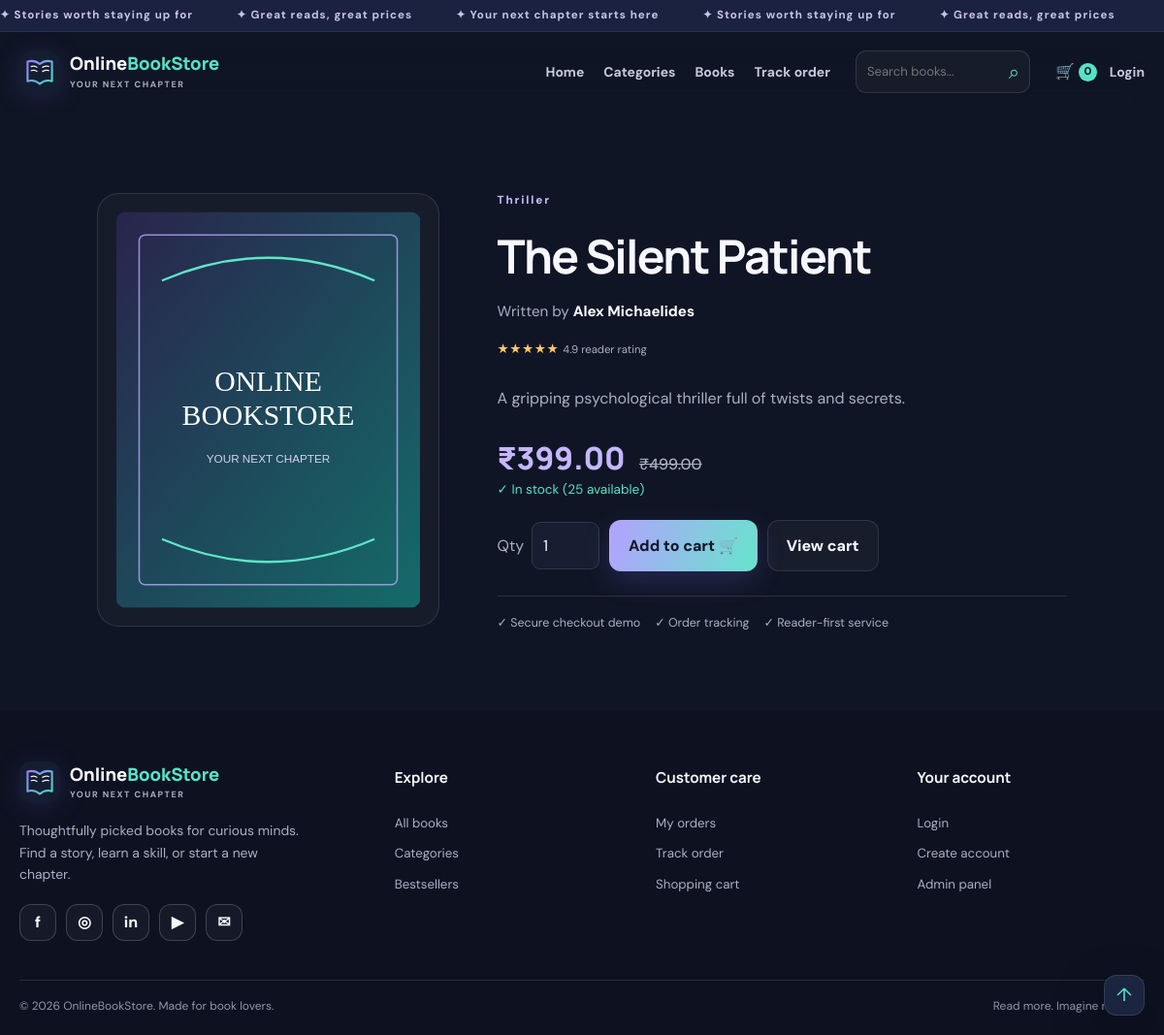
Page /book.php?id=1 on the committed database.
### tables this page shows
CREATE TABLE books (
  id INT AUTO_INCREMENT PRIMARY KEY,
  category_id INT DEFAULT NULL,
  title VARCHAR(180) NOT NULL,
  author VARCHAR(160) NOT NULL,
  description TEXT,
  price DECIMAL(10,2) NOT NULL DEFAULT 0,
  old_price DECIMAL(10,2) DEFAULT NULL,
  cover VARCHAR(500) DEFAULT NULL,
  stock INT NOT NULL DEFAULT 0,
  is_featured TINYINT(1) NOT NULL DEFAULT 0,
  created_at TIMESTAMP DEFAULT CURRENT_TIMESTAMP,
  FOREIGN KEY (category_id) REFERENCES categories(id) ON DELETE SET NULL
);

CREATE TABLE categories (
  id INT AUTO_INCREMENT PRIMARY KEY,
  name VARCHAR(100) NOT NULL UNIQUE,
  slug VARCHAR(120) NOT NULL UNIQUE,
  description VARCHAR(255) DEFAULT NULL
);

### config/config.php (called while the page is built, shortened)
<?php
function e($value) { return htmlspecialchars((string)$value, ENT_QUOTES, 'UTF-8'); }
function money($amount) { return '₹' . number_format((float)$amount, 2); }

### book.php (the view, shortened to what this page needs)
<?php
require_once __DIR__ . '/config/config.php';
$id = filter_input(INPUT_GET, 'id', FILTER_VALIDATE_INT);
$stmt = $pdo->prepare("SELECT b.*,c.name AS category_name FROM books b LEFT JOIN categories c ON c.id=b.category_id WHERE b.id=?");
$stmt->execute([$id ?: 0]); $book = $stmt->fetch();
include __DIR__ . '/includes/header.php';
?>
<main class="container section">
<?php if (!$book): ?><div class="empty-state"><h1>Book not found</h1><a class="btn btn-primary" href="index.php">Back to books</a></div>
<?php else: ?>
<div class="product-detail reveal"><div class="detail-cover"><img src="<?= e($book['cover'] ?: 'assets/img/book-placeholder.svg') ?>" alt="<?= e($book['title']) ?>" onerror="this.onerror=null;this.src='assets/img/book-placeholder.svg'"></div><div class="detail-copy"><span class="eyebrow"><?= e($book['category_name'] ?? 'BOOK') ?></span><h1><?= e($book['title']) ?></h1><p class="byline">Written by <strong><?= e($book['author']) ?></strong></p><div class="rating">★★★★★ <small>4.9 reader rating</small></div><p class="detail-description"><?= nl2br(e($book['description'] ?? 'A great addition to your bookshelf.')) ?></p><div class="detail-price"><?= money($book['price']) ?> <?php if ($book['old_price']): ?><del><?= money($book['old_price']) ?></del><?php endif; ?></div><p class="stock-line"><?= (int)$book['stock'] > 0 ? '✓ In stock (' . (int)$book['stock'] . ' available)' : 'Currently out of stock' ?></p><form action="cart.php" method="post" class="detail-actions"><input type="hidden" name="csrf_token" value="<?= e(csrf_token()) ?>"><input type="hidden" name="action" value="add"><input type="hidden" name="book_id" value="<?= (int)$book['id'] ?>"><label>Qty <input type="number" name="quantity" min="1" max="<?= max(1,(int)$book['stock']) ?>" value="1"></label><button class="btn btn-primary" type="submit" <?= (int)$book['stock'] < 1 ? 'disabled' : '' ?>>Add to cart 🛒</button><a class="btn btn-outline" href="cart.php">View cart</a></form><div class="detail-perks"><span>✓ Secure checkout demo</span><span>✓ Order tracking</span><span>✓ Reader-first service</span></div></div></div>
<?php endif; ?></main>
<?php include __DIR__ . '/includes/footer.php'; ?>

### assets/css/style.css (style rules this page uses)
:root { --bg:#101525;--panel:#171e31;--panel2:#1c2540;--text:#f7f7ff;--muted:#a8b0c5;--purple:#a08aff;--mint:#56e3c5;--line:rgba(255,255,255,.11);--radius:20px;--shadow:0 20px 60px rgba(0,0,0,.22) }
* { box-sizing:border-box }
html { scroll-behavior:smooth;scroll-padding-top:100px }
body { margin:0;background:var(--bg);color:var(--text);font-family:'DM Sans',sans-serif;line-height:1.6;overflow-x:hidden }
img { max-width:100%;display:block }
a { color:inherit;text-decoration:none }
button,input,select,textarea { font:inherit }
button,a { -webkit-tap-highlight-color:transparent }
button { cursor:pointer }
.container { width:min(1160px,calc(100% - 40px));margin-inline:auto }
.section { padding-top:76px;padding-bottom:80px }
.eyebrow { display:inline-flex;align-items:center;gap:9px;font-size:.73rem;font-weight:800;letter-spacing:.16em;color:#c5b9ff }
h1,h2,h3,p { margin-top:0 }
h1,h2,h3 { font-family:Manrope,sans-serif;line-height:1.16;letter-spacing:-.035em }
h1 { font-size:clamp(2.6rem,5.5vw,4.7rem);margin:18px 0 }
p { color:var(--muted) }
.btn { display:inline-flex;align-items:center;justify-content:center;gap:10px;border:1px solid transparent;border-radius:12px;padding:13px 19px;font-weight:800;transition:transform .25s,box-shadow .25s,background .25s }
.btn-primary { color:#12182a;background:linear-gradient(110deg,#b4a1ff,#66e4cb);box-shadow:0 10px 28px rgba(122,115,255,.2) }
.btn-outline { border-color:var(--line);background:rgba(255,255,255,.035) }
.rating { color:#ffc96c;font-size:.85rem;letter-spacing:.04em }
.rating small { color:var(--muted);letter-spacing:0 }
.product-detail { display:grid;grid-template-columns:minmax(260px,.75fr) 1.25fr;gap:60px;align-items:center;max-width:1000px;margin:0 auto }
.detail-cover { padding:18px;border:1px solid var(--line);border-radius:22px;background:rgba(255,255,255,.03) }
.detail-cover img { width:100%;max-height:520px;object-fit:contain;border-radius:12px }
.detail-copy h1 { font-size:clamp(2.3rem,4vw,3.8rem) }
.byline { font-size:.95rem }
.byline strong { color:#fff }
.detail-description { line-height:1.85;margin:25px 0 }
.detail-price { font:800 2rem Manrope,sans-serif;color:#c5b7ff }
.detail-price del { font:500 1rem 'DM Sans',sans-serif;color:var(--muted);margin-left:8px }
.stock-line { color:var(--mint);font-size:.85rem }
.detail-actions { display:flex;align-items:center;flex-wrap:wrap;gap:10px;margin-top:20px }
.detail-actions label { display:flex;align-items:center;gap:8px;color:var(--muted) }
.detail-actions input { width:70px;padding:11px;border:1px solid var(--line);border-radius:9px;background:#171e31;color:#fff }
.detail-perks { display:flex;gap:15px;flex-wrap:wrap;margin-top:25px;padding-top:18px;border-top:1px solid var(--line);font-size:.78rem;color:var(--muted) }
.reveal { opacity:0;transform:translateY(18px);transition:opacity .7s ease,transform .7s ease;transition-delay:var(--delay,0ms) }
.reveal.is-visible { opacity:1;transform:translateY(0) }

### rows in the picture
books: category.name "Thriller", title "The Silent Patient", author "Alex Michaelides", description "A gripping psychological thriller full of twists and secrets.", price "₹399.00", old_price "₹499.00", stock "25"

### other values in the picture
cart_count() "0"
